Frame 1 (no input): blank canvas, image omitted
Frame 60 (the mouse pressed at the canvas centre just before this capture): blank canvas, image omitted
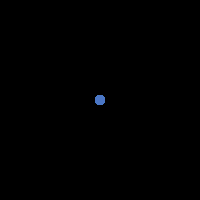
Frame 120 (the mouse held since frame 60 and released just before this capture)

The Processing sketch whose frames 1 and 60 were blank and that drew this single picture after the mouse press (run headless with seeded random() and noise(); from frame 60 on, the mouse is pressed at the canvas centre):

// Processing sketch: _4d
// ── _4d.pde
void setup(){
  size(200,200);
  background(0);
  smooth();
};
void draw(){
  if(mousePressed){
    noStroke();
    fill(random(100),random(100,255),random(100,255));
    ellipse(mouseX,mouseY,10,10);
    ellipse(200-mouseX,mouseY,10,10);
    ellipse(mouseX,200-mouseY,10,10);
    ellipse(200-mouseX,200-mouseY,10,10);
  };
};
